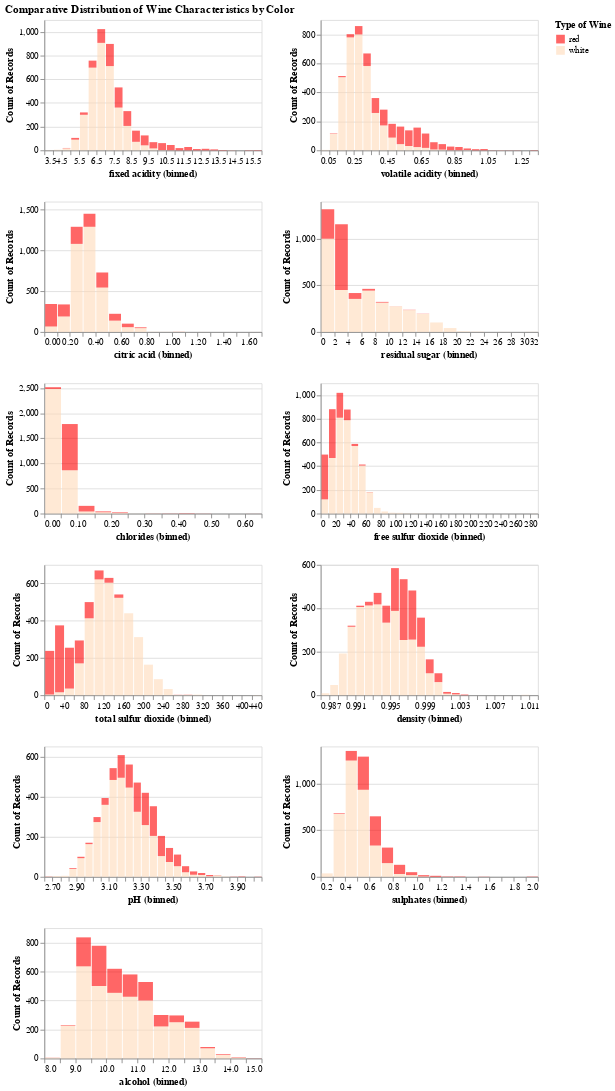

Notebook source saved alongside this figure:
### Code cell
# Generating histograms to visualize the effects of all numerical variables to the type of wines
numeric_cols = wine_train.columns.tolist()[:-2]

from helper_func_eda_visualization import create_numeric_hist_plots
# Generating histograms to visualize the effects of all numerical variables to the type of wines

numeric_histogram_plots = create_numeric_hist_plots(wine_train, numeric_cols)
numeric_histogram_plots.display()

numeric_histogram_plots.save('../results/figures/numeric_histogram.png')

### Figure 1 — Vega-Lite specification as saved in the notebook (floating-point values rounded to 4 significant figures; data arrays with more than 128 entries replaced by an {"elided": "..."} marker saying what was removed)
{"config": {"view": {"continuousWidth": 300, "continuousHeight": 300}}, "repeat": ["fixed acidity", "volatile acidity", "citric acid", "residual sugar", "chlorides", "free sulfur dioxide", "total sulfur dioxide", "density", "pH", "sulphates", "alcohol"], "spec": {"data": {"name": "data-4fe1101311068090c53f42377170ceb5"}, "mark": {"type": "bar", "opacity": 0.6}, "encoding": {"color": {"field": "color", "legend": {"title": "Type of Wine"}, "scale": {"domain": ["red", "white"], "range": ["red", "peachpuff"]}, "type": "nominal"}, "x": {"bin": {"maxbins": 30}, "field": {"repeat": "repeat"}, "type": "quantitative"}, "y": {"aggregate": "count", "type": "quantitative"}}, "height": 150, "width": 250}, "columns": 2, "title": "Comparative Distribution of Wine Characteristics by Color", "$schema": "https://vega.github.io/schema/vega-lite/v5.15.1.json", "datasets": {"data-4fe1101311068090c53f42377170ceb5": {"elided": "4547 records"}}}
